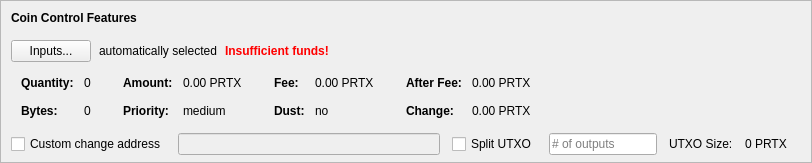
    <widget class="QFrame" name="frameCoinControl">
     <property name="sizePolicy">
      <sizepolicy hsizetype="Expanding" vsizetype="Expanding">
       <horstretch>0</horstretch>
       <verstretch>0</verstretch>
      </sizepolicy>
     </property>
     <property name="maximumSize">
      <size>
       <width>16777215</width>
       <height>16777215</height>
      </size>
     </property>
     <property name="frameShape">
      <enum>QFrame::StyledPanel</enum>
     </property>
     <property name="frameShadow">
      <enum>QFrame::Sunken</enum>
     </property>
     <layout class="QVBoxLayout" name="verticalLayoutCoinControl2">
      <property name="spacing">
       <number>0</number>
      </property>
      <property name="leftMargin">
       <number>0</number>
      </property>
      <property name="topMargin">
       <number>0</number>
      </property>
      <property name="rightMargin">
       <number>0</number>
      </property>
      <property name="bottomMargin">
       <number>6</number>
      </property>
      <item>
       <layout class="QVBoxLayout" name="verticalLayoutCoinControl" stretch="0,0,0,0,1">
        <property name="spacing">
         <number>0</number>
        </property>
        <property name="leftMargin">
         <number>10</number>
        </property>
        <property name="topMargin">
         <number>10</number>
        </property>
        <item>
         <layout class="QHBoxLayout" name="horizontalLayoutCoinControl1">
          <property name="bottomMargin">
           <number>15</number>
          </property>
          <item>
           <widget class="QLabel" name="labelCoinControlFeatures">
            <property name="sizePolicy">
             <sizepolicy hsizetype="Preferred" vsizetype="Maximum">
              <horstretch>0</horstretch>
              <verstretch>0</verstretch>
             </sizepolicy>
            </property>
            <property name="font">
             <font>
              <weight>75</weight>
              <bold>true</bold>
             </font>
            </property>
            <property name="styleSheet">
             <string notr="true">font-weight:bold;</string>
            </property>
            <property name="text">
             <string>Coin Control Features</string>
            </property>
           </widget>
          </item>
         </layout>
        </item>
        <item>
         <layout class="QHBoxLayout" name="horizontalLayoutCoinControl2" stretch="0,0,0,0">
          <property name="spacing">
           <number>8</number>
          </property>
          <property name="bottomMargin">
           <number>10</number>
          </property>
          <item>
           <widget class="QPushButton" name="pushButtonCoinControl">
            <property name="styleSheet">
             <string notr="true"/>
            </property>
            <property name="text">
             <string>Inputs...</string>
            </property>
            <property name="autoDefault">
             <bool>false</bool>
            </property>
           </widget>
          </item>
          <item>
           <widget class="QLabel" name="labelCoinControlAutomaticallySelected">
            <property name="text">
             <string>automatically selected</string>
            </property>
            <property name="margin">
             <number>5</number>
            </property>
           </widget>
          </item>
          <item>
           <widget class="QLabel" name="labelCoinControlInsuffFunds">
            <property name="font">
             <font>
              <weight>75</weight>
              <bold>true</bold>
             </font>
            </property>
            <property name="styleSheet">
             <string notr="true">color:red;font-weight:bold;</string>
            </property>
            <property name="text">
             <string>Insufficient funds!</string>
            </property>
            <property name="margin">
             <number>5</number>
            </property>
           </widget>
          </item>
          <item>
           <spacer name="horizontalSpacerCoinControl">
            <property name="orientation">
             <enum>Qt::Horizontal</enum>
            </property>
            <property name="sizeHint" stdset="0">
             <size>
              <width>40</width>
              <height>1</height>
             </size>
            </property>
           </spacer>
          </item>
         </layout>
        </item>
        <item>
         <widget class="QWidget" name="widgetCoinControl" native="true">
          <property name="sizePolicy">
           <sizepolicy hsizetype="Preferred" vsizetype="Preferred">
            <horstretch>0</horstretch>
            <verstretch>0</verstretch>
           </sizepolicy>
          </property>
          <property name="minimumSize">
           <size>
            <width>0</width>
            <height>0</height>
           </size>
          </property>
          <property name="styleSheet">
           <string notr="true"/>
          </property>
          <layout class="QHBoxLayout" name="horizontalLayoutCoinControl5">
           <property name="leftMargin">
            <number>0</number>
           </property>
           <property name="topMargin">
            <number>0</number>
           </property>
           <property name="rightMargin">
            <number>0</number>
           </property>
           <property name="bottomMargin">
            <number>0</number>
           </property>
           <item>
            <layout class="QHBoxLayout" name="horizontalLayoutCoinControl3" stretch="0,0,0,1">
             <property name="spacing">
              <number>20</number>
             </property>
             <property name="topMargin">
              <number>0</number>
             </property>
             <property name="bottomMargin">
              <number>10</number>
             </property>
             <item>
              <layout class="QFormLayout" name="formLayoutCoinControl1">
               <property name="horizontalSpacing">
                <number>10</number>
               </property>
               <property name="verticalSpacing">
                <number>14</number>
               </property>
               <property name="leftMargin">
                <number>10</number>
               </property>
               <property name="topMargin">
                <number>4</number>
               </property>
               <property name="rightMargin">
                <number>6</number>
               </property>
               <item row="0" column="0">
                <widget class="QLabel" name="labelCoinControlQuantityText">
                 <property name="font">
                  <font>
                   <weight>75</weight>
                   <bold>true</bold>
                  </font>
                 </property>
                 <property name="text">
                  <string>Quantity:</string>
                 </property>
                 <property name="margin">
                  <number>0</number>
                 </property>
                </widget>
               </item>
               <item row="0" column="1">
                <widget class="QLabel" name="labelCoinControlQuantity">
                 <property name="cursor">
                  <cursorShape>IBeamCursor</cursorShape>
                 </property>
                 <property name="contextMenuPolicy">
                  <enum>Qt::ActionsContextMenu</enum>
                 </property>
                 <property name="text">
                  <string notr="true">0</string>
                 </property>
                 <property name="margin">
                  <number>0</number>
                 </property>
                 <property name="textInteractionFlags">
                  <set>Qt::LinksAccessibleByMouse|Qt::TextSelectableByKeyboard|Qt::TextSelectableByMouse</set>
                 </property>
                </widget>
               </item>
               <item row="1" column="0">
                <widget class="QLabel" name="labelCoinControlBytesText">
                 <property name="font">
                  <font>
                   <weight>75</weight>
                   <bold>true</bold>
                  </font>
                 </property>
                 <property name="text">
                  <string>Bytes:</string>
                 </property>
                </widget>
               </item>
               <item row="1" column="1">
                <widget class="QLabel" name="labelCoinControlBytes">
                 <property name="cursor">
                  <cursorShape>IBeamCursor</cursorShape>
                 </property>
                 <property name="contextMenuPolicy">
                  <enum>Qt::ActionsContextMenu</enum>
                 </property>
                 <property name="text">
                  <string notr="true">0</string>
                 </property>
                 <property name="textInteractionFlags">
                  <set>Qt::LinksAccessibleByMouse|Qt::TextSelectableByKeyboard|Qt::TextSelectableByMouse</set>
                 </property>
                </widget>
               </item>
              </layout>
             </item>
             <item>
              <layout class="QFormLayout" name="formLayoutCoinControl2">
               <property name="horizontalSpacing">
                <number>10</number>
               </property>
               <property name="verticalSpacing">
                <number>14</number>
               </property>
               <property name="leftMargin">
                <number>6</number>
               </property>
               <property name="topMargin">
                <number>4</number>
               </property>
               <property name="rightMargin">
                <number>6</number>
               </property>
               <item row="0" column="0">
                <widget class="QLabel" name="labelCoinControlAmountText">
                 <property name="font">
                  <font>
                   <weight>75</weight>
                   <bold>true</bold>
                  </font>
                 </property>
                 <property name="text">
                  <string>Amount:</string>
                 </property>
                 <property name="margin">
                  <number>0</number>
                 </property>
                </widget>
               </item>
               <item row="0" column="1">
                <widget class="QLabel" name="labelCoinControlAmount">
                 <property name="cursor">
                  <cursorShape>IBeamCursor</cursorShape>
                 </property>
                 <property name="contextMenuPolicy">
                  <enum>Qt::ActionsContextMenu</enum>
                 </property>
                 <property name="text">
                  <string notr="true">0.00 PRTX</string>
                 </property>
                 <property name="textInteractionFlags">
                  <set>Qt::LinksAccessibleByMouse|Qt::TextSelectableByKeyboard|Qt::TextSelectableByMouse</set>
                 </property>
                </widget>
               </item>
               <item row="1" column="0">
                <widget class="QLabel" name="labelCoinControlPriorityText">
                 <property name="font">
                  <font>
                   <weight>75</weight>
                   <bold>true</bold>
                  </font>
                 </property>
                 <property name="text">
                  <string>Priority:</string>
                 </property>
                </widget>
               </item>
               <item row="1" column="1">
                <widget class="QLabel" name="labelCoinControlPriority">
                 <property name="cursor">
                  <cursorShape>IBeamCursor</cursorShape>
                 </property>
                 <property name="contextMenuPolicy">
                  <enum>Qt::ActionsContextMenu</enum>
                 </property>
                 <property name="text">
                  <string>medium</string>
                 </property>
                 <property name="textInteractionFlags">
                  <set>Qt::LinksAccessibleByMouse|Qt::TextSelectableByKeyboard|Qt::TextSelectableByMouse</set>
                 </property>
                </widget>
               </item>
              </layout>
             </item>
             <item>
              <layout class="QFormLayout" name="formLayoutCoinControl3">
               <property name="horizontalSpacing">
                <number>10</number>
               </property>
               <property name="verticalSpacing">
                <number>14</number>
               </property>
               <property name="leftMargin">
                <number>6</number>
               </property>
               <property name="topMargin">
                <number>4</number>
               </property>
               <property name="rightMargin">
                <number>6</number>
               </property>
               <item row="0" column="0">
                <widget class="QLabel" name="labelCoinControlFeeText">
                 <property name="font">
                  <font>
                   <weight>75</weight>
                   <bold>true</bold>
                  </font>
                 </property>
                 <property name="text">
                  <string>Fee:</string>
                 </property>
                 <property name="margin">
                  <number>0</number>
                 </property>
                </widget>
               </item>
               <item row="0" column="1">
                <widget class="QLabel" name="labelCoinControlFee">
                 <property name="cursor">
                  <cursorShape>IBeamCursor</cursorShape>
                 </property>
                 <property name="contextMenuPolicy">
                  <enum>Qt::ActionsContextMenu</enum>
                 </property>
                 <property name="text">
                  <string notr="true">0.00 PRTX</string>
                 </property>
                 <property name="textInteractionFlags">
                  <set>Qt::LinksAccessibleByMouse|Qt::TextSelectableByKeyboard|Qt::TextSelectableByMouse</set>
                 </property>
                </widget>
               </item>
               <item row="1" column="0">
                <widget class="QLabel" name="labelCoinControlLowOutputText">
                 <property name="font">
                  <font>
                   <weight>75</weight>
                   <bold>true</bold>
                  </font>
                 </property>
                 <property name="text">
                  <string>Dust:</string>
                 </property>
                </widget>
               </item>
               <item row="1" column="1">
                <widget class="QLabel" name="labelCoinControlLowOutput">
                 <property name="cursor">
                  <cursorShape>IBeamCursor</cursorShape>
                 </property>
                 <property name="contextMenuPolicy">
                  <enum>Qt::ActionsContextMenu</enum>
                 </property>
                 <property name="text">
                  <string>no</string>
                 </property>
                 <property name="textInteractionFlags">
                  <set>Qt::LinksAccessibleByMouse|Qt::TextSelectableByKeyboard|Qt::TextSelectableByMouse</set>
                 </property>
                </widget>
               </item>
              </layout>
             </item>
             <item>
              <layout class="QFormLayout" name="formLayoutCoinControl4">
               <property name="horizontalSpacing">
                <number>10</number>
               </property>
               <property name="verticalSpacing">
                <number>14</number>
               </property>
               <property name="leftMargin">
                <number>6</number>
               </property>
               <property name="topMargin">
                <number>4</number>
               </property>
               <property name="rightMargin">
                <number>6</number>
               </property>
               <item row="0" column="0">
                <widget class="QLabel" name="labelCoinControlAfterFeeText">
                 <property name="font">
                  <font>
                   <weight>75</weight>
                   <bold>true</bold>
                  </font>
                 </property>
                 <property name="text">
                  <string>After Fee:</string>
                 </property>
                 <property name="margin">
                  <number>0</number>
                 </property>
                </widget>
               </item>
               <item row="0" column="1">
                <widget class="QLabel" name="labelCoinControlAfterFee">
                 <property name="cursor">
                  <cursorShape>IBeamCursor</cursorShape>
                 </property>
                 <property name="contextMenuPolicy">
                  <enum>Qt::ActionsContextMenu</enum>
                 </property>
                 <property name="text">
                  <string notr="true">0.00 PRTX</string>
                 </property>
                 <property name="textInteractionFlags">
                  <set>Qt::LinksAccessibleByMouse|Qt::TextSelectableByKeyboard|Qt::TextSelectableByMouse</set>
                 </property>
                </widget>
               </item>
               <item row="1" column="0">
                <widget class="QLabel" name="labelCoinControlChangeText">
                 <property name="font">
                  <font>
                   <weight>75</weight>
                   <bold>true</bold>
                  </font>
                 </property>
                 <property name="text">
                  <string>Change:</string>
                 </property>
                </widget>
               </item>
               <item row="1" column="1">
                <widget class="QLabel" name="labelCoinControlChange">
                 <property name="cursor">
                  <cursorShape>IBeamCursor</cursorShape>
                 </property>
                 <property name="contextMenuPolicy">
                  <enum>Qt::ActionsContextMenu</enum>
                 </property>
                 <property name="text">
                  <string notr="true">0.00 PRTX</string>
                 </property>
                 <property name="textInteractionFlags">
                  <set>Qt::LinksAccessibleByMouse|Qt::TextSelectableByKeyboard|Qt::TextSelectableByMouse</set>
                 </property>
                </widget>
               </item>
              </layout>
             </item>
            </layout>
           </item>
          </layout>
         </widget>
        </item>
        <item>
         <layout class="QHBoxLayout" name="horizontalLayoutCoinControl4" stretch="0,0,0,0,0,0,0">
          <property name="spacing">
           <number>12</number>
          </property>
          <property name="sizeConstraint">
           <enum>QLayout::SetDefaultConstraint</enum>
          </property>
          <property name="topMargin">
           <number>5</number>
          </property>
          <property name="rightMargin">
           <number>5</number>
          </property>
          <item>
           <widget class="QCheckBox" name="checkBoxCoinControlChange">
            <property name="toolTip">
             <string>If this is activated, but the change address is empty or invalid, change will be sent to a newly generated address.</string>
            </property>
            <property name="text">
             <string>Custom change address</string>
            </property>
           </widget>
          </item>
          <item>
           <widget class="QValidatedLineEdit" name="lineEditCoinControlChange">
            <property name="enabled">
             <bool>false</bool>
            </property>
            <property name="sizePolicy">
             <sizepolicy hsizetype="Expanding" vsizetype="Fixed">
              <horstretch>0</horstretch>
              <verstretch>0</verstretch>
             </sizepolicy>
            </property>
           </widget>
          </item>
          <item>
           <widget class="QCheckBox" name="splitBlockCheckBox">
            <property name="text">
             <string>Split UTXO</string>
            </property>
           </widget>
          </item>
          <item>
           <widget class="QLineEdit" name="splitBlockLineEdit">
            <property name="sizePolicy">
             <sizepolicy hsizetype="Fixed" vsizetype="Fixed">
              <horstretch>50</horstretch>
              <verstretch>0</verstretch>
             </sizepolicy>
            </property>
            <property name="placeholderText">
             <string># of outputs</string>
            </property>
           </widget>
          </item>
          <item>
           <widget class="QLabel" name="labelBlockSizeText">
            <property name="text">
             <string>UTXO Size:</string>
            </property>
           </widget>
          </item>
          <item>
           <widget class="QLabel" name="labelBlockSize">
            <property name="text">
             <string>0 PRTX</string>
            </property>
           </widget>
          </item>
          <item>
           <widget class="QLabel" name="labelCoinControlChangeLabel">
            <property name="sizePolicy">
             <sizepolicy hsizetype="Preferred" vsizetype="Expanding">
              <horstretch>0</horstretch>
              <verstretch>0</verstretch>
             </sizepolicy>
            </property>
            <property name="minimumSize">
             <size>
              <width>0</width>
              <height>0</height>
             </size>
            </property>
            <property name="text">
             <string/>
            </property>
            <property name="margin">
             <number>3</number>
            </property>
           </widget>
          </item>
         </layout>
        </item>
        <item>
         <spacer name="verticalSpacerCoinControl">
          <property name="orientation">
           <enum>Qt::Vertical</enum>
          </property>
          <property name="sizeHint" stdset="0">
           <size>
            <width>800</width>
            <height>1</height>
           </size>
          </property>
         </spacer>
        </item>
       </layout>
      </item>
     </layout>
    </widget>
